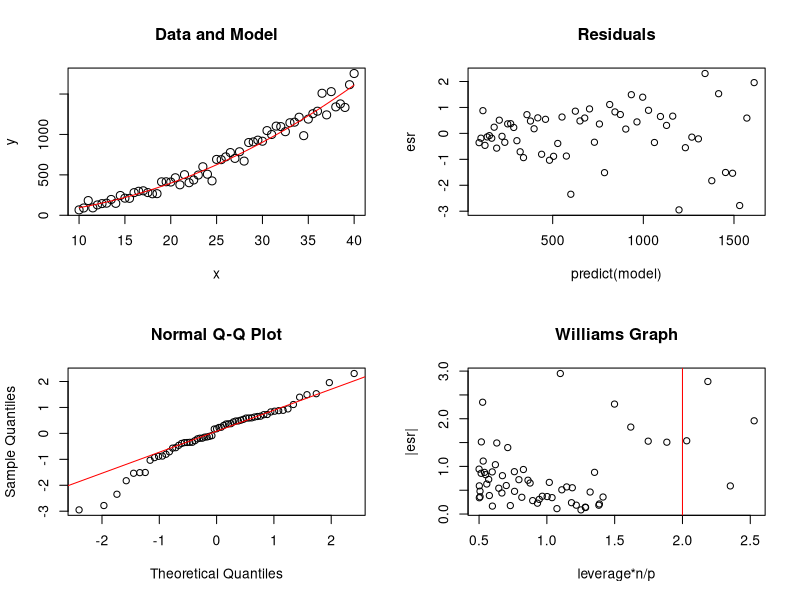
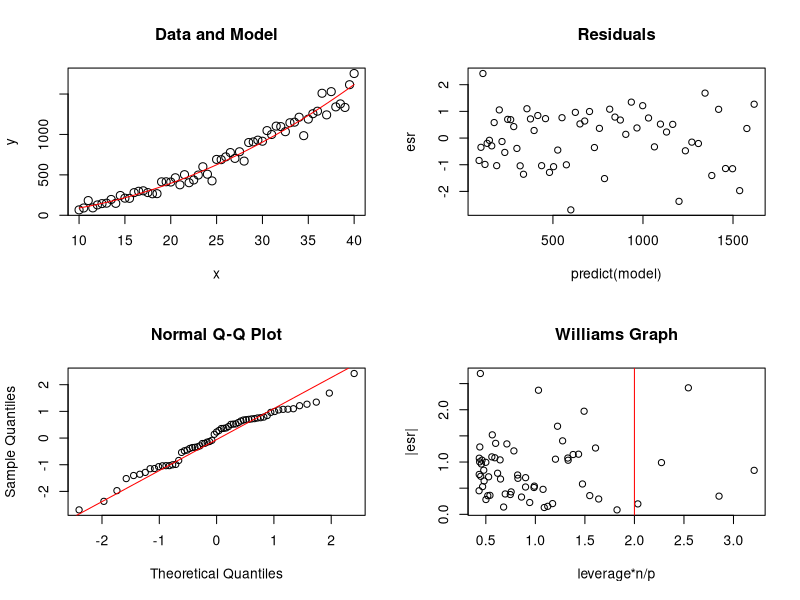
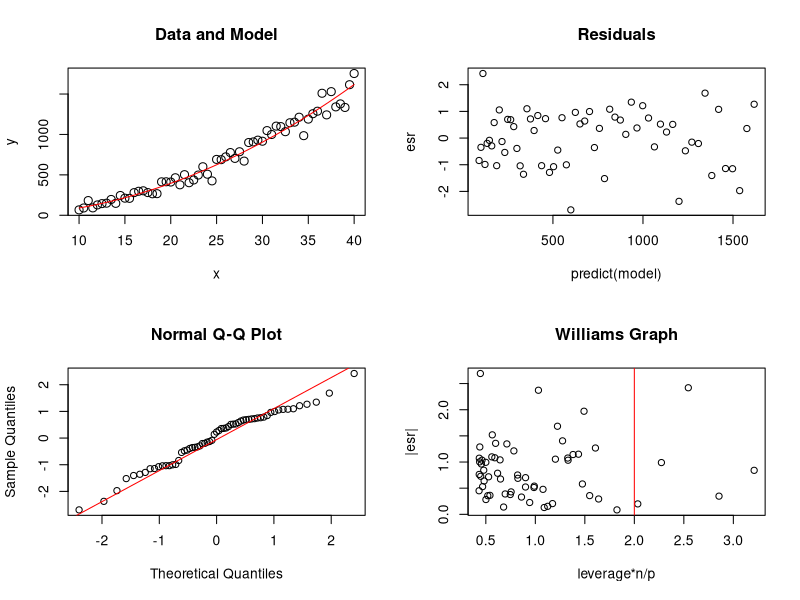

Here is the R script that generated these plots, in order:
#-----------------------------#
#--- Total Regression in R ---#
#-----------------------------#

fourgraphsummary <- function(model){
  
  # This routine produces a four graph summary of a regression model
  
  par(mfrow=c(2,2))
  
  # plot the data and the best fit model
  plot(y ~ x, cex = 1.3, main = "Data and Model")  
  #now add the model line to the plot
  lines(x, predict(model), col = "red")
  
  # plot the residuals
  library(MASS)  #for the studres function
  esr = studres(model) # externally studentized residuals (from MASS library)
  plot(esr~predict(model), main = "Residuals")
  
  # Normal Probability Plot
  qqnorm(esr)
  qqline(esr, col = "red")
  
  # Let's create a Williams Graph
  norm_leverage = (length(esr)/2)*hatvalues(model)
  plot(abs(esr) ~ norm_leverage, xlab = "leverage*n/p", ylab = "|esr|", main ="Williams Graph")
  
  # add the critical lines to the Williams Graph
  N = length(esr)
  p = length(model$coefficients)
  alpha = 0.01
  tinv = qt(alpha/2/N,N-p-1)
  Grubbs_crit = (N-1)/sqrt(N)*sqrt(tinv^2/(N-3+tinv^2))
  abline(h=Grubbs_crit, col="red") # draw a red horizontal line at Gcrit
  abline(v=2, col="red") # draw a red vertical line at 2
  
  return
}

# Let's make up some data with normal errors
x = seq(10,40,0.5)
y_ideal = x^2
N = length(x)
sd = sqrt(100+9*x^2)
y = rnorm(N,y_ideal,sd)  # rnorm(n,mean,sd)

# perform the linear regression
model = lm(y~I(x^2))  # I(x^2) means include the x^2 term (only) in the model
summary(model)
fourgraphsummary(model)

# Now let's assume that each x has sigma=1.5 error and that each y has sigma=10 error (this matches our simulated data)

# We'll start with the effective variance method
# The slope will be 2*b1*x since the model term is x^2
b1 = model$coefficients[2]
slope = 2*b1*x
sdx = slope*1.5
sdy = 10
effectivevariance = sdy^2 + sdx^2
w = 1/effectivevariance

#Improvement:  estimate the xi using the previous model fit
#x = x + (resid(model)/slope)*(sdx^2/effectivevariance)

model2 = lm(y~I(x^2), weights = w)
summary(model2)
fourgraphsummary(model2)

# this third iteration is not be necessary, except to prove that our slope estimate has stablized!
b1 = model2$coefficients[2]
slope = 2*b1*x
sdx = slope*1.5
sdy = 10
effectivevariance = sdy^2 + sdx^2
w = 1/effectivevariance
#x = x + (resid(model2)/slope)*(sdx^2/effectivevariance)

model3 = lm(y~I(x^2), weights = w)  # I(x^2) means include the x^2 term (only) in the model
summary(model3)
fourgraphsummary(model3)

coefficients(model)
coefficients(model2)
coefficients(model3)
